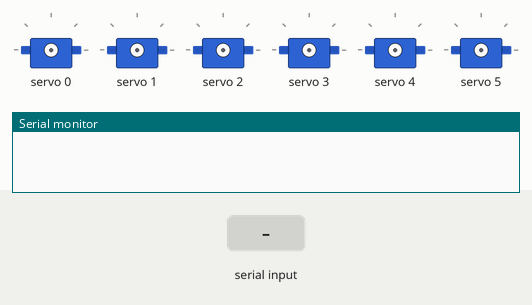
The sketch below on a simulated Arduino Uno, built with avr-gcc and run on an emulated ATmega328P. On the bench: 6 × servo, the last lines printed to the serial monitor. Inputs (shaded band) come from the test bench.

Above: at 1.2 s.
1.3 s: "90 45 200\n" received over Serial
At 2.77 s:
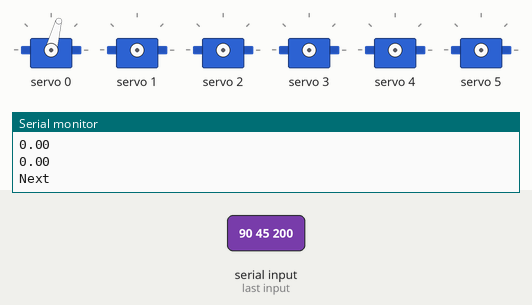
At 3.39 s:
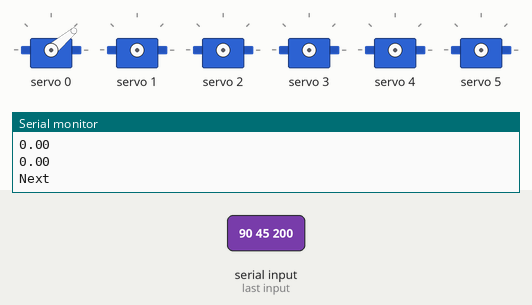
7.3 s: "30 150 10\n" received over Serial
10.3 s: "90 45 200 10\n" received over Serial
13.3 s: "30 150 10 200\n" received over Serial
19.3 s: "1 90\n" received over Serial
At 22.2 s:
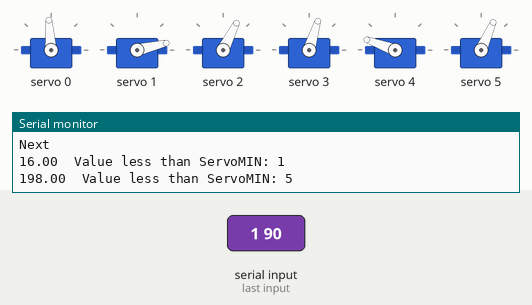
Timing chart, 0 to 23.3 s (numbered marks = the images above; inputs shaded):
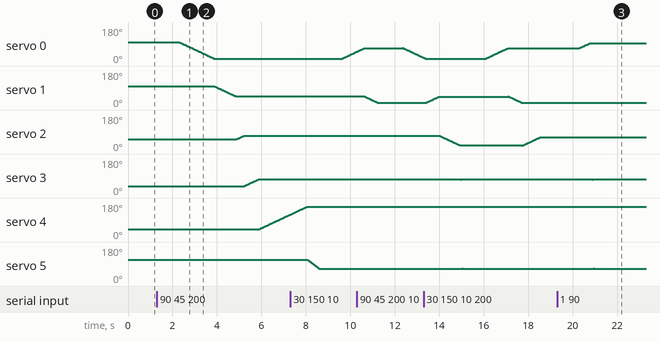

The sketch:

arm_servo.ino
```cpp
#include <Wire.h>
#include <Adafruit_PWMServoDriver.h>
// called this way, it uses the default address 0x40
Adafruit_PWMServoDriver pwm = Adafruit_PWMServoDriver();

/* My function definitions*/
void setServoPulse(uint8_t n, double pulse);
void move_servo(int num, int speed_servo);
int angleToPulse(int ang);
void servo_calibrate(void);
void move_servo_speed(int servo_num,int servo_angle, int servo_speed);
void move_servo_home();
void move_servo_gripper(float gripper_width_mm);
float read_Serialterminal(void);

void arm_move(float angle_1, float angle_2, float angle_3, float angle_4, float angle_5, float gripper_width_mm);

void get_IK_solution(float angle[]);


//#define SERVOMIN  150 // This is the 'minimum' pulse length count (out of 4096)
//#define SERVOMAX  600 // This is the 'maximum' pulse length count (out of 4096)
#define USMIN  600 // This is the rounded 'minimum' microsecond length based on the minimum pulse of 150
#define USMAX  2400 // This is the rounded 'maximum' microsecond length based on the maximum pulse of 600
#define SERVO_FREQ 50 // Analog servos run at ~50 Hz updates


// our defines
uint16_t SERVOMIN[6] = { 90, 140,  150, 150, 90, 250 };
uint16_t SERVOMAX[6] = {440, 450, 350, 350, 450,  450 };
uint16_t ANGLEMAX[6] = {180, 170, 116, 113, 180, 180 }; // last gripper 180 not used

// otor- 4 (370 - 90)

//waist rotation
#define SERVO_1   0
//shoulder elevation
#define SERVO_2   1c
//elbow elevation
#define SERVO_3   2
//wrist elevation
#define SERVO_4   3
//wrist rotation
#define SERVO_5   4
//gripper open
#define SERVO_6   5


int incomingByte = 0;
int choice = 0;
float sol_angle[6];
float temp[6];
float angle_values[20][6];
float final_values[20][6];
int no_of_points = 20;
int flag = 0;
int i = 0;


///////////////////////////////////////////////////////////////////

// our servo # counter
uint8_t servonum = 0;


void setup() {
  Serial.begin(9600);
  //Serial.println("8 channel Servo test!");

  pwm.begin();
  pwm.setOscillatorFrequency(27000000);
  pwm.setPWMFreq(SERVO_FREQ);  // Analog servos run at ~50 Hz updates

//  delay(10);
//  get_IK_solution(sol_angle);
//  angle_values[0][0] = sol_angle[0];
//  angle_values[0][1] = sol_angle[1];
//  angle_values[0][2] = sol_angle[2];
//  angle_values[0][3] = sol_angle[3];
//  angle_values[0][4] = sol_angle[4];
//
//  arm_move(sol_angle[0],sol_angle[1],sol_angle[2],sol_angle[3],sol_angle[4], 30); //last is gripper

    //move_servo_home();   // move servo to our defined home.(PREVIOUS)
    //arm_move(0,110,160,130,90,30);   // home

}


#define SERVO_MAX_SPEED 10
int angle =180;
int mot_num=0;
int pulse_val = 0;

String mot_num_str, pulse_val_str;
int val_curr[6];
int val_prev[6] = {320,320,220,190,200,350};  // initial values
int speed_ser =15; //15: medium ; 5: slow  ; 30 max
int servo_angle_offset[6] =  { 25 , -8, -26, -25, 0, 0}; //115-90 ( calib angle - orignal angle )


      /*
       // Servo Motor Parameters, Refernces
       // int orig_angle[6] =  { 90, 90 , 90, 90, 90};
       // int calib_angle[6] = { 115 , 77, 48, 50, 75};  // angles at 90 degree
       //gripper max x =450 (servo pwm) ,  48 mm
       //gripper min x= 250  (servo pwm) , 10 mm

      */

         //uint16_t ANGLEMAX[6] = {180, 170, 116, 113, 103, 180 };
         // Test_motion_00();
         //home = {90,110,120,130}


void loop(){

//move_servo_gripper(20);

  get_IK_solution(sol_angle);

  Serial.println(sol_angle[0]);   // if you multiply by 1000; we get decimal accuracy
  Serial.println(sol_angle[1]);
  Serial.println(sol_angle[2]);
  Serial.println(sol_angle[3]);
  Serial.println(sol_angle[4]);
  Serial.println(sol_angle[5]);
  Serial.println("Next");

  arm_move(sol_angle[0],sol_angle[1],sol_angle[2],sol_angle[3],sol_angle[4]-90, sol_angle[5]); //last is gripper


/*
        Serial.print("In loop-");

        temp[0] = sol_angle[0];
        temp[1] = sol_angle[1];
        temp[2] = sol_angle[2];
        temp[3] = sol_angle[3];
        temp[4] = sol_angle[4];

        angle_values[0][0] = sol_angle[0];
        angle_values[0][1] = sol_angle[1];
        angle_values[0][2] = sol_angle[2];
        angle_values[0][3] = sol_angle[3];
        angle_values[0][4] = sol_angle[4];


        Serial.println(temp[0]);   // if you multiply by 1000; we get decimal accuracy
        Serial.println(temp[1]);
        Serial.println(temp[2]);
        Serial.println(temp[3]);
        Serial.println(temp[4]);

        delay(1000);
        get_IK_solution(sol_angle);
        Serial.println(sol_angle[0]);   // if you multiply by 1000; we get decimal accuracy
        Serial.println(sol_angle[1]);
        Serial.println(sol_angle[2]);
        Serial.println(sol_angle[3]);
        Serial.println(sol_angle[4]);
        i = 1;

      while(temp[0]!=sol_angle[0] || temp[1]!=sol_angle[1] || temp[2]!=sol_angle[2] || temp[3]!=sol_angle[3] || temp[4]!=sol_angle[4]){
          angle_values[i][0] = sol_angle[0];
          angle_values[i][1] = sol_angle[1];
          angle_values[i][2] = sol_angle[2];
          angle_values[i][3] = sol_angle[3];
          angle_values[i][4] = sol_angle[4];

          i++;
//          Serial.println(angle_values[i][0]);
//          Serial.println(angle_values[i][1]);
//          Serial.println(angle_values[i][2]);
//          Serial.println(angle_values[i][3]);
//          Serial.println(angle_values[i][4]);
          flag = 1;
          Serial.print("In While-");
          temp[0] = sol_angle[0];
          temp[1] = sol_angle[1];
          temp[2] = sol_angle[2];
          temp[3] = sol_angle[3];
          temp[4] = sol_angle[4];
          get_IK_solution(sol_angle);
    }


    if(flag==1){
      Serial.print("In if-");

      for(int j=0; j<=no_of_points;j++){
          Serial.println(angle_values[j][0]);
          Serial.println(angle_values[j][1]);
          Serial.println(angle_values[j][2]);
          Serial.println(angle_values[j][3]);
          Serial.println(angle_values[j][4]);
        arm_move(angle_values[j][0],angle_values[j][1],angle_values[j][2],angle_values[j][3],angle_values[j][4], 30); //last is gripper
        delay(300);
        Serial.println("In for2-");
      }
    flag = 0;
    }

*/


  /*
  float value = read_Serialterminal();
  move_servo_speed(4, value);
  */


  //float value = read_Serialterminal();
  //  move_servo_gripper(value);

  //int out = map(value, 0  , 180  , -90,90);
  //servo_calibrate(4);
  //servo_calibrate_raw(4);


}
```

function_arm.ino
```cpp
void arm_move(float angle_1, float angle_2, float angle_3, float angle_4, float angle_5, float gripper_width_mm){

  move_servo_speed(0, angle_1);
  move_servo_speed(1, angle_2);
  move_servo_speed(2, angle_3);
  move_servo_speed(3, angle_4);
  move_servo_speed(4, angle_5);
  move_servo_gripper(gripper_width_mm);

}


//
//
//
///* Servo control for AL5D arm */
//
///* Arm dimensions( mm ) */
//#define BASE_HGT 67.31      //base hight 2.65"
//#define HUMERUS 146.05      //shoulder-to-elbow "bone" 5.75"
//#define ULNA 187.325        //elbow-to-wrist "bone" 7.375"
//#define GRIPPER 100.00          //gripper (incl.heavy duty wrist rotate mechanism) length 3.94"
//
//#define ftl(x) ((x)>=0?(long)((x)+0.5):(long)((x)-0.5))  //float to long conversion
//
///* Servo names/numbers */
///* Base servo HS-485HB */
//#define BAS_SERVO 0
///* Shoulder Servo HS-5745-MG */
//#define SHL_SERVO 1
///* Elbow Servo HS-5745-MG */
//#define ELB_SERVO 2
///* Wrist servo HS-645MG */
//#define WRI_SERVO 3
///* Wrist rotate servo HS-485HB */
//#define WRO_SERVO 4
///* Gripper servo HS-422 */
//#define GRI_SERVO 5
//
///* pre-calculations */
//float hum_sq = HUMERUS*HUMERUS;
//float uln_sq = ULNA*ULNA;
//
//
//void init_setup()
//{
//  /*
//  servos.setbounds( BAS_SERVO, 900, 2100 );
//  servos.setbounds( SHL_SERVO, 1000, 2100 );
//  servos.setbounds( ELB_SERVO, 900, 2100 );
//  servos.setbounds( WRI_SERVO, 600, 2400 );
//  servos.setbounds( WRO_SERVO, 600, 2400 );
//  servos.setbounds( GRI_SERVO, 600, 2400 );
//
//  */
//  /**/
////  servos.start();                         //Start the servo shield
//  servo_park();
//  Serial.begin( 115200 );
//  Serial.println("Start");
//  delay( 500 );
//}
//
//void run_loop()
//{
//
//  //zero_x();
//  line();
//  //circle();
// }
//
///* arm positioning routine utilizing inverse kinematics */
///* z is height, y is distance from base center out, x is side to side. y,z can only be positive */
////void set_arm( uint16_t x, uint16_t y, uint16_t z, uint16_t grip_angle )
//void set_arm( float x, float y, float z, float grip_angle_d )
//{
//  float grip_angle_r = radians( grip_angle_d );    //grip angle in radians for use in calculations
//  /* Base angle and radial distance from x,y coordinates */
//  float bas_angle_r = atan2( x, y );
//  float rdist = sqrt(( x * x ) + ( y * y ));
//  /* rdist is y coordinate for the arm */
//  y = rdist;
//  /* Grip offsets calculated based on grip angle */
//  float grip_off_z = ( sin( grip_angle_r )) * GRIPPER;
//  float grip_off_y = ( cos( grip_angle_r )) * GRIPPER;
//  /* Wrist position */
//  float wrist_z = ( z - grip_off_z ) - BASE_HGT;
//  float wrist_y = y - grip_off_y;
//  /* Shoulder to wrist distance ( AKA sw ) */
//  float s_w = ( wrist_z * wrist_z ) + ( wrist_y * wrist_y );
//  float s_w_sqrt = sqrt( s_w );
//  /* s_w angle to ground */
//  //float a1 = atan2( wrist_y, wrist_z );
//  float a1 = atan2( wrist_z, wrist_y );
//  /* s_w angle to humerus */
//  float a2 = acos((( hum_sq - uln_sq ) + s_w ) / ( 2 * HUMERUS * s_w_sqrt ));
//  /* shoulder angle */
//  float shl_angle_r = a1 + a2;
//  float shl_angle_d = degrees( shl_angle_r );
//  /* elbow angle */
//  float elb_angle_r = acos(( hum_sq + uln_sq - s_w ) / ( 2 * HUMERUS * ULNA ));
//  float elb_angle_d = degrees( elb_angle_r );
//  float elb_angle_dn = -( 180.0 - elb_angle_d );
//  /* wrist angle */
//  float wri_angle_d = ( grip_angle_d - elb_angle_dn ) - shl_angle_d;
//
//  /* Servo pulses */
//  float bas_servopulse = 1500.0 - (( degrees( bas_angle_r )) * 11.11 );
//  float shl_servopulse = 1500.0 + (( shl_angle_d - 90.0 ) * 6.6 );
//  float elb_servopulse = 1500.0 -  (( elb_angle_d - 90.0 ) * 6.6 );
//  float wri_servopulse = 1500 + ( wri_angle_d  * 11.1 );
//
//  /* Set servos */
//  /*
//  servos.setposition( BAS_SERVO, ftl( bas_servopulse ));
//  servos.setposition( WRI_SERVO, ftl( wri_servopulse ));
//  servos.setposition( SHL_SERVO, ftl( shl_servopulse ));
//  servos.setposition( ELB_SERVO, ftl( elb_servopulse ));
//  */
//
//}
//
///* move servos to parking position */
//void servo_park()
//{
//  /*
//  servos.setposition( BAS_SERVO, 1715 );
//  servos.setposition( SHL_SERVO, 2100 );
//  servos.setposition( ELB_SERVO, 2100 );
//  servos.setposition( WRI_SERVO, 1800 );
//  servos.setposition( WRO_SERVO, 600 );
//  servos.setposition( GRI_SERVO, 900 );
//  */
//  return;
//}
//
//void zero_x()
//{
//  for( double yaxis = 150.0; yaxis < 356.0; yaxis += 1 ) {
//    set_arm( 0, yaxis, 127.0, 0 );
//    delay( 10 );
//  }
//  for( double yaxis = 356.0; yaxis > 150.0; yaxis -= 1 ) {
//    set_arm( 0, yaxis, 127.0, 0 );
//    delay( 10 );
//  }
//}
//
///* moves arm in a straight line */
//void line()
//{
//    for( double xaxis = -100.0; xaxis < 100.0; xaxis += 0.5 ) {
//      set_arm( xaxis, 250, 100, 0 );
//      delay( 10 );
//    }
//    for( float xaxis = 100.0; xaxis > -100.0; xaxis -= 0.5 ) {
//      set_arm( xaxis, 250, 100, 0 );
//      delay( 10 );
//    }
//}
//
//void circle()
//{
//  #define RADIUS 80.0
//  //float angle = 0;
//  float zaxis,yaxis;
//  for( float angle = 0.0; angle < 360.0; angle += 1.0 ) {
//      yaxis = RADIUS * sin( radians( angle )) + 200;
//      zaxis = RADIUS * cos( radians( angle )) + 200;
//      set_arm( 0, yaxis, zaxis, 0 );
//      delay( 1 );
//  }
//}
```

pyserial_arduino.ino
```cpp
void get_IK_solution(float angle[]){

  char temp[40];

  while(!Serial.available());
  String str = Serial.readString();
  //Serial.println(str);   //for debug

   for(int i = 0, j = 0, angle_count = 0 ; str[i]!=NULL ; i++){
        temp[j] = str[i];
        j++;

        if(str[i] == ' '){
           String s = String(temp);
           //Serial.println(s);
           angle[angle_count] = s.toFloat();
           j = 0;

           int counter=0;
           while(temp[counter]!='\0')
              {temp[counter] = '\0';
               counter++;
              }
            angle_count++;
          }

    }

}
```

Source omitted: functions.ino (7498 bytes)

Measured:
- after the input at 1.3 s, servo 0: moves from 99° to 13° over 1.5 s, starting after 1.0 s; servo 1: moves from 99° to 46° over 0.93 s, starting after 2.6 s; servo 2: moves from 51° to 70° over 0.31 s, starting after 3.6 s; servo 3: moves from 37° to 73° over 0.62 s, starting after 3.9 s; servo 4: moves from 42° to 119° over 1.4 s, starting after 4.6 s
- after the input at 19.3 s, servo 0: moves from 68° to 94° over 0.46 s, starting after 1.0 s; servo 1: 13° → 12° after 1.5 s, → 13° 0.03 s later; servo 2: 61° → 63° after 1.6 s; servo 3: 73° → 71° after 1.6 s, → 73° 0.03 s later; servo 4: 161° → 160° after 1.6 s
